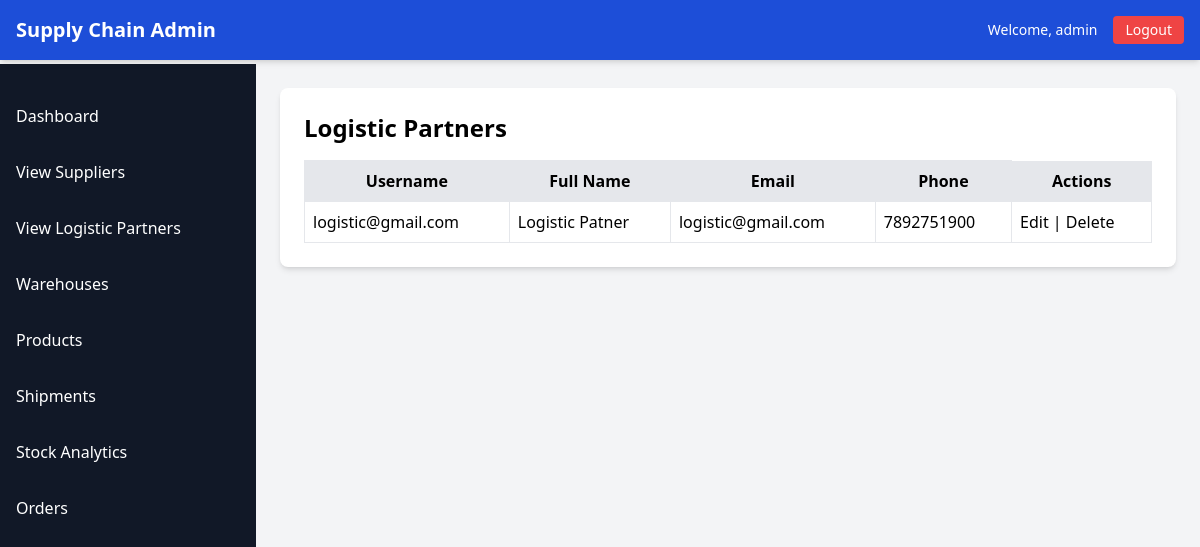
The app's page /logistic-partners/ (signed in) with its own data.
### abcd/models.py (models this page shows, shortened)
class NewUser(AbstractUser):
    USER_TYPE_CHOICES = [
        ('supplier', 'Supplier'),
        ('logistic_partner', 'Logistic Partner'),
        ('customer', 'Customer'),
    ]
    full_name = models.CharField(max_length=100)
    email = models.EmailField(unique=True)
    contact_no = models.CharField(max_length=15, unique=True)
    user_type = models.CharField(max_length=20, choices=USER_TYPE_CHOICES)

### abcd/views.py (the view)
# urls.py: path('logistic-partners/', views.view_logistic_partners, name='view_logistic_partners'),
@login_required
@user_passes_test(is_admin)
def view_logistic_partners(request):
    logistic_partners = NewUser.objects.filter(user_type='logistic_partner')
    return render(request, 'admin1/view_logistic_partners.html', {'logistic_partners': logistic_partners})

### abcd/views.py (called while the page is built)
def is_admin(user):
    return user.is_superuser

### abcd/templates/admin1/view_logistic_partners.html (shortened to what this page needs)
{% extends 'admin1/base.html' %}
{% block content %}
<div class="bg-white p-6 rounded-lg shadow-md">
    <h2 class="text-2xl font-bold mb-4">Logistic Partners</h2>
    <table class="w-full border-collapse">
        <thead>
            <tr class="bg-gray-200">
                <th class="p-2 border">Username</th>
                <th class="p-2 border">Full Name</th>
                <th class="p-2 border">Email</th>
                <th class="p-2 border">Phone</th>
                <th>Actions</th>
            </tr>
        </thead>
        <tbody>
            {% for user in logistic_partners %}
            <tr class="hover:bg-gray-100">
                <td class="p-2 border">{{ user.username }}</td>
                <td class="p-2 border">{{ user.full_name }}</td>
                <td class="p-2 border">{{ user.email }}</td>
                <td class="p-2 border">{{ user.contact_no }}</td>
                <td class="p-2 border">
                    <a href="{% url 'edit_logistic_partner' user.id %}">Edit</a> |
                    <a href="{% url 'delete_logistic_partner' user.id %}" onclick="return confirm('Are you sure?');">Delete</a>
                </td>
            </tr>
            {% empty %}
            <tr>
                <td colspan="5" class="p-2 border text-center">No logistic partners found.</td>
            </tr>
            {% endfor %}
        </tbody>
    </table>
</div>
{% endblock %}

### abcd/templates/admin1/base.html (shortened to what this page needs)
<!DOCTYPE html>
<html lang="en">
<head>
    <script src="https://cdn.tailwindcss.com"></script>
</head>
<body class="bg-gray-100 font-sans min-h-screen">
    <nav class="bg-blue-700 text-white p-4 flex justify-between items-center fixed w-full top-0 z-20 shadow-md">
        <div class="flex items-center">
            <h1 class="text-xl font-bold">Supply Chain Admin</h1>
        </div>
        <div class="flex items-center space-x-4">
            <span class="text-sm hidden md:block">Welcome, {{ user.full_name|default:user.username }}</span>
            <a href="{% url 'logout_view' %}" class="bg-red-500 hover:bg-red-600 px-3 py-1 rounded text-sm">Logout</a>
        </div>
    </nav>
    <div id="sidebar" class="bg-gray-900 text-white w-64 h-screen fixed top-0 mt-16 transition-all duration-300 md:block hidden">
        <ul class="mt-6">
            <li class="p-4 hover:bg-gray-700"><a href="{% url 'admin_dashboard' %}" class="block">Dashboard</a></li>
            <li class="p-4 hover:bg-gray-700"><a href="{% url 'view_suppliers' %}" class="block">View Suppliers</a></li>
<li class="p-4 hover:bg-gray-700"><a href="{% url 'view_logistic_partners' %}" class="block">View Logistic Partners</a></li>
            <li class="p-4 hover:bg-gray-700"><a href="{% url 'warehouse_list' %}" class="block">Warehouses</a></li>
            <li class="p-4 hover:bg-gray-700"><a href="{% url 'product_list' %}" class="block">Products</a></li>
            <li class="p-4 hover:bg-gray-700"><a href="{% url 'shipment_list' %}" class="block">Shipments</a></li>
            <li class="p-4 hover:bg-gray-700"><a href="{% url 'stock_chart' %}" class="block">Stock Analytics</a></li>
            <li class="p-4 hover:bg-gray-700"><a  href="{% url 'admin_order_list' %}">Orders</a></li>
        </ul>
    </div>
    <div id="main-content" class="ml-0 md:ml-64 mt-16 p-6 transition-all duration-300 max-w-7xl mx-auto">
        {% block content %}
        {% endblock %}
    </div>
</body>
</html>

### records on screen
NewUser: full_name "admin"
NewUser: username "logistic@gmail.com", full_name "Logistic Patner", email "logistic@gmail.com", contact_no "7892751900"
